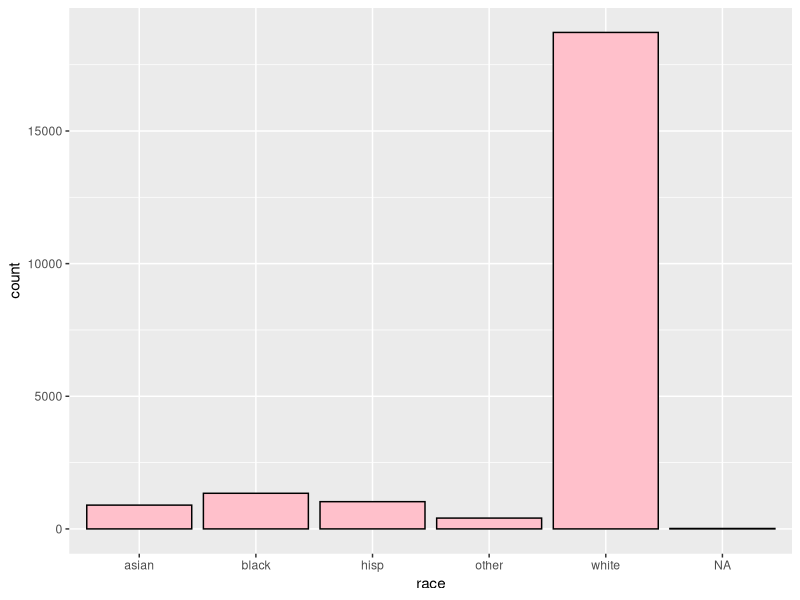
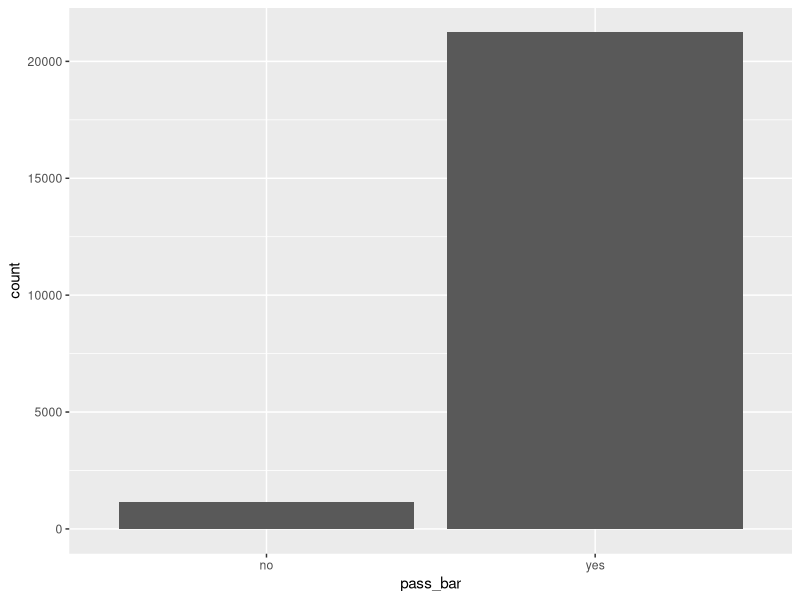
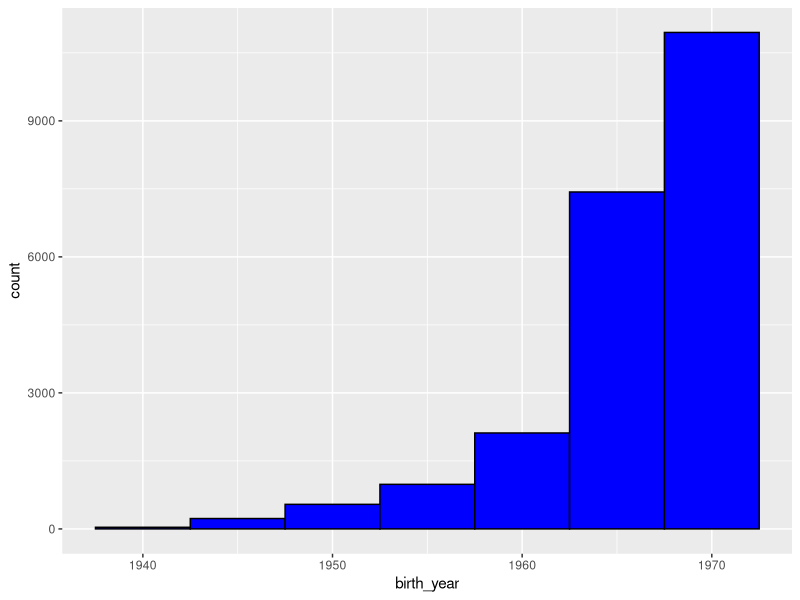
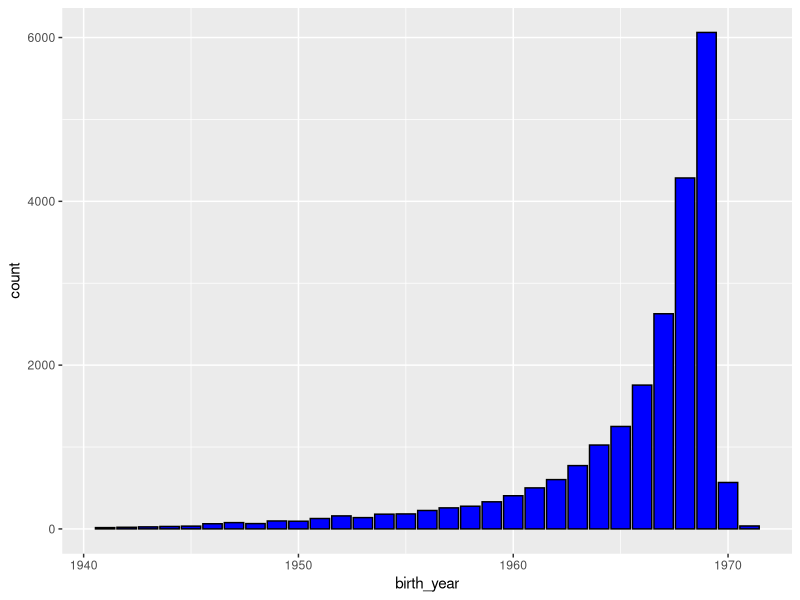
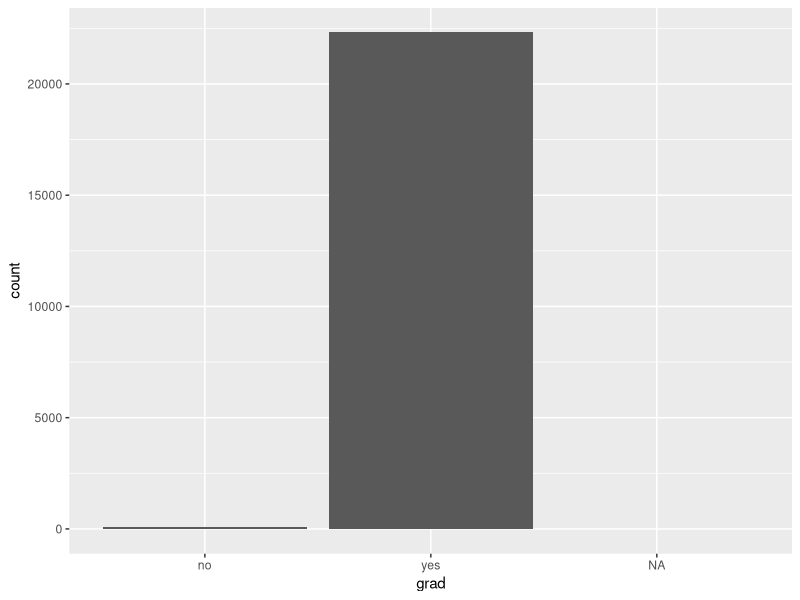
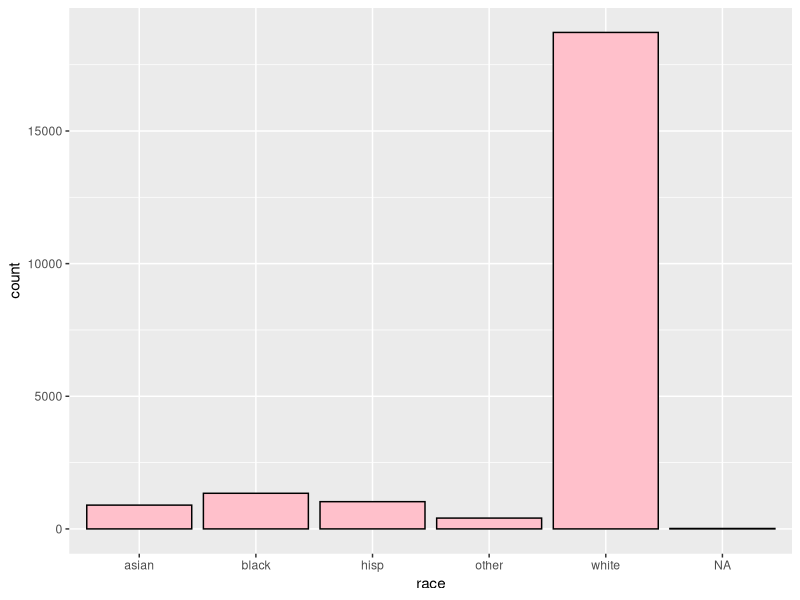
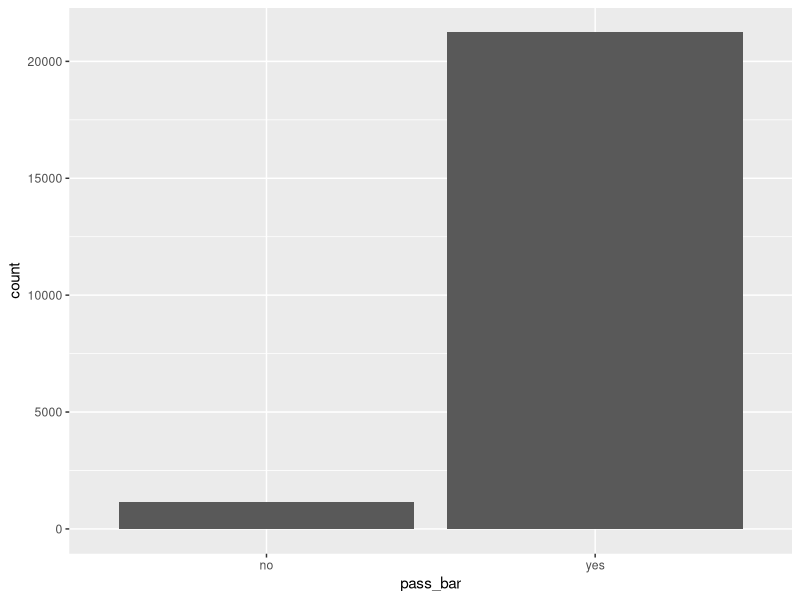
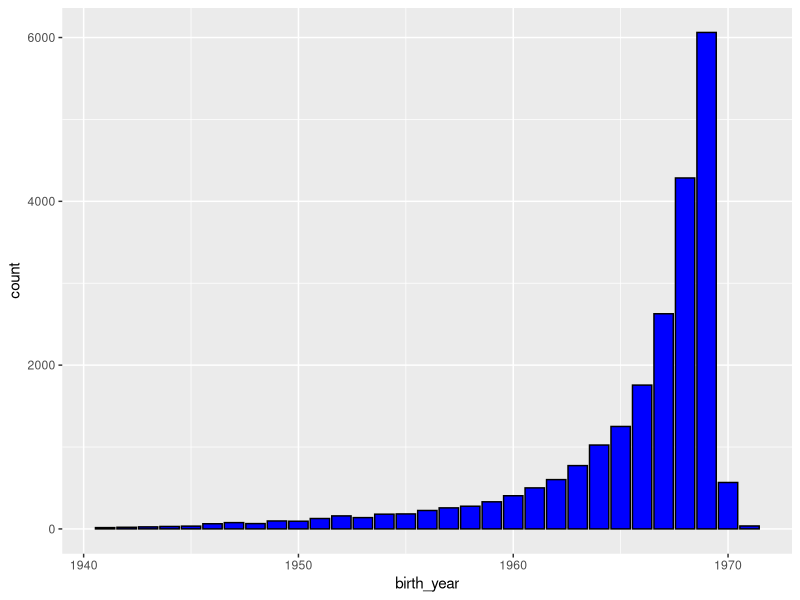

Reproduce these figures in R, in order.
library(tidyverse)
clean <- read_csv("data/clean.csv")

#race
clean |> 
  ggplot(aes(x = race))+
  geom_bar(fill = "pink", color = "black")
ggsave("plots/race_distribution.png")
#pass bar?
clean |> 
  ggplot(aes(x = pass_bar)) +
  geom_bar()
ggsave("plots/pass_bar_distribution.png")

#birthyear
clean |> 
  filter(birth_year > 1940) |> 
  ggplot(aes(x = birth_year)) +
  geom_histogram(binwidth = 5, fill = "blue", color = "black")

clean |> 
  filter(birth_year > 1940) |> 
  ggplot(aes(x = birth_year)) +
  geom_bar( fill = "blue", color = "black")
ggsave("plots/birth_year_distribution.png")

#graduate law school
clean |> 
  ggplot(aes(x = grad))+
  geom_bar()
ggsave("plots/grad_distribution.png")


#States that do not require you to GO to law school to take the bar exam: 
#California, Vermont, Virginia, Washington

#States that require SOME law school (applicable to this dataset):
#New York, Maine, West Virginia